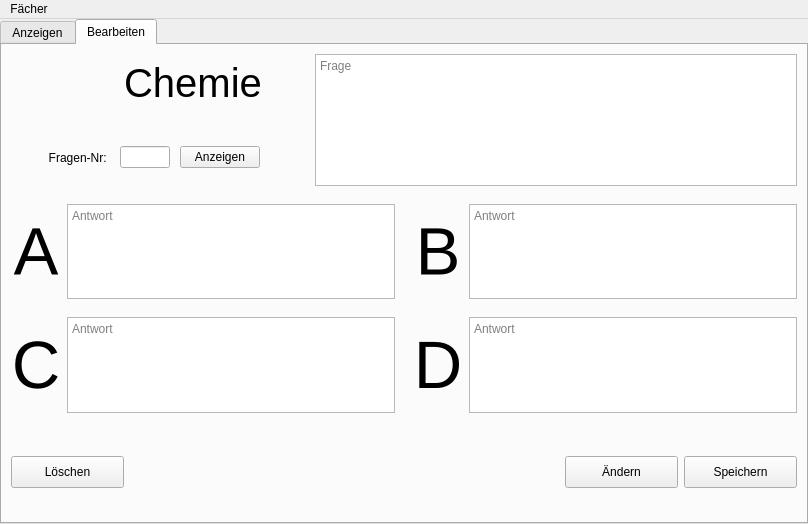
<?xml version="1.0" encoding="UTF-8"?>
<ui version="4.0">
 <class>MainWindow</class>
 <widget class="QMainWindow" name="MainWindow">
  <property name="geometry">
   <rect>
    <x>0</x>
    <y>0</y>
    <width>808</width>
    <height>524</height>
   </rect>
  </property>
  <property name="windowTitle">
   <string>db app</string>
  </property>
  <widget class="QWidget" name="centralwidget">
   <property name="styleSheet">
    <string notr="true">.QFrame{
	border: none;
}</string>
   </property>
   <layout class="QHBoxLayout" name="horizontalLayout">
    <property name="spacing">
     <number>0</number>
    </property>
    <property name="leftMargin">
     <number>0</number>
    </property>
    <property name="topMargin">
     <number>0</number>
    </property>
    <property name="rightMargin">
     <number>0</number>
    </property>
    <property name="bottomMargin">
     <number>0</number>
    </property>
    <item>
     <widget class="QTabWidget" name="tabWidget">
      <property name="currentIndex">
       <number>1</number>
      </property>
      <widget class="QWidget" name="tab">
       <attribute name="title">
        <string>Anzeigen</string>
       </attribute>
       <layout class="QVBoxLayout" name="verticalLayout">
        <item>
         <widget class="QTableWidget" name="tableWidget">
          <property name="rowCount">
           <number>0</number>
          </property>
          <property name="columnCount">
           <number>6</number>
          </property>
          <column/>
          <column/>
          <column/>
          <column/>
          <column/>
          <column/>
         </widget>
        </item>
       </layout>
      </widget>
      <widget class="QWidget" name="tab_2">
       <attribute name="title">
        <string>Bearbeiten</string>
       </attribute>
       <layout class="QVBoxLayout" name="verticalLayout_3">
        <property name="spacing">
         <number>0</number>
        </property>
        <property name="leftMargin">
         <number>0</number>
        </property>
        <property name="topMargin">
         <number>0</number>
        </property>
        <property name="rightMargin">
         <number>0</number>
        </property>
        <property name="bottomMargin">
         <number>0</number>
        </property>
        <item>
         <widget class="QFrame" name="frame">
          <property name="frameShape">
           <enum>QFrame::StyledPanel</enum>
          </property>
          <property name="frameShadow">
           <enum>QFrame::Raised</enum>
          </property>
          <layout class="QHBoxLayout" name="horizontalLayout_2">
           <property name="spacing">
            <number>0</number>
           </property>
           <property name="leftMargin">
            <number>0</number>
           </property>
           <property name="topMargin">
            <number>0</number>
           </property>
           <property name="rightMargin">
            <number>0</number>
           </property>
           <property name="bottomMargin">
            <number>0</number>
           </property>
           <item>
            <widget class="QFrame" name="frame_4">
             <property name="minimumSize">
              <size>
               <width>300</width>
               <height>150</height>
              </size>
             </property>
             <property name="frameShape">
              <enum>QFrame::StyledPanel</enum>
             </property>
             <property name="frameShadow">
              <enum>QFrame::Raised</enum>
             </property>
             <layout class="QVBoxLayout" name="verticalLayout_6">
              <property name="spacing">
               <number>0</number>
              </property>
              <property name="leftMargin">
               <number>0</number>
              </property>
              <property name="topMargin">
               <number>0</number>
              </property>
              <property name="rightMargin">
               <number>0</number>
              </property>
              <property name="bottomMargin">
               <number>0</number>
              </property>
              <item>
               <widget class="QFrame" name="frame_12">
                <property name="frameShape">
                 <enum>QFrame::StyledPanel</enum>
                </property>
                <property name="frameShadow">
                 <enum>QFrame::Raised</enum>
                </property>
                <layout class="QHBoxLayout" name="horizontalLayout_10">
                 <item>
                  <widget class="QLabel" name="label_Logo">
                   <property name="maximumSize">
                    <size>
                     <width>72</width>
                     <height>48</height>
                    </size>
                   </property>
                   <property name="text">
                    <string/>
                   </property>
                  </widget>
                 </item>
                 <item>
                  <widget class="QLabel" name="label_Fach">
                   <property name="font">
                    <font>
                     <pointsize>30</pointsize>
                    </font>
                   </property>
                   <property name="text">
                    <string>Chemie</string>
                   </property>
                   <property name="alignment">
                    <set>Qt::AlignCenter</set>
                   </property>
                  </widget>
                 </item>
                </layout>
               </widget>
              </item>
              <item>
               <widget class="QFrame" name="frame_13">
                <property name="frameShape">
                 <enum>QFrame::StyledPanel</enum>
                </property>
                <property name="frameShadow">
                 <enum>QFrame::Raised</enum>
                </property>
                <layout class="QHBoxLayout" name="horizontalLayout_8">
                 <property name="spacing">
                  <number>10</number>
                 </property>
                 <property name="leftMargin">
                  <number>0</number>
                 </property>
                 <property name="topMargin">
                  <number>0</number>
                 </property>
                 <property name="rightMargin">
                  <number>0</number>
                 </property>
                 <property name="bottomMargin">
                  <number>0</number>
                 </property>
                 <item>
                  <spacer name="horizontalSpacer">
                   <property name="orientation">
                    <enum>Qt::Horizontal</enum>
                   </property>
                   <property name="sizeHint" stdset="0">
                    <size>
                     <width>40</width>
                     <height>20</height>
                    </size>
                   </property>
                  </spacer>
                 </item>
                 <item>
                  <widget class="QLabel" name="label_6">
                   <property name="maximumSize">
                    <size>
                     <width>100</width>
                     <height>16777215</height>
                    </size>
                   </property>
                   <property name="text">
                    <string>Fragen-Nr: </string>
                   </property>
                   <property name="alignment">
                    <set>Qt::AlignRight|Qt::AlignTrailing|Qt::AlignVCenter</set>
                   </property>
                  </widget>
                 </item>
                 <item>
                  <widget class="QLineEdit" name="lineEdit_id">
                   <property name="maximumSize">
                    <size>
                     <width>50</width>
                     <height>16777215</height>
                    </size>
                   </property>
                  </widget>
                 </item>
                 <item>
                  <widget class="QPushButton" name="btn_show">
                   <property name="text">
                    <string>Anzeigen</string>
                   </property>
                  </widget>
                 </item>
                 <item>
                  <spacer name="horizontalSpacer_2">
                   <property name="orientation">
                    <enum>Qt::Horizontal</enum>
                   </property>
                   <property name="sizeHint" stdset="0">
                    <size>
                     <width>40</width>
                     <height>20</height>
                    </size>
                   </property>
                  </spacer>
                 </item>
                </layout>
               </widget>
              </item>
             </layout>
            </widget>
           </item>
           <item>
            <widget class="QFrame" name="frame_5">
             <property name="minimumSize">
              <size>
               <width>500</width>
               <height>0</height>
              </size>
             </property>
             <property name="frameShape">
              <enum>QFrame::StyledPanel</enum>
             </property>
             <property name="frameShadow">
              <enum>QFrame::Raised</enum>
             </property>
             <layout class="QVBoxLayout" name="verticalLayout_5">
              <item>
               <widget class="QTextEdit" name="textEdit">
                <property name="placeholderText">
                 <string>Frage</string>
                </property>
               </widget>
              </item>
             </layout>
            </widget>
           </item>
          </layout>
         </widget>
        </item>
        <item>
         <widget class="QFrame" name="frame_2">
          <property name="frameShape">
           <enum>QFrame::StyledPanel</enum>
          </property>
          <property name="frameShadow">
           <enum>QFrame::Raised</enum>
          </property>
          <layout class="QHBoxLayout" name="horizontalLayout_3">
           <property name="spacing">
            <number>0</number>
           </property>
           <property name="leftMargin">
            <number>0</number>
           </property>
           <property name="topMargin">
            <number>0</number>
           </property>
           <property name="rightMargin">
            <number>0</number>
           </property>
           <property name="bottomMargin">
            <number>0</number>
           </property>
           <item>
            <widget class="QFrame" name="frame_6">
             <property name="frameShape">
              <enum>QFrame::StyledPanel</enum>
             </property>
             <property name="frameShadow">
              <enum>QFrame::Raised</enum>
             </property>
             <layout class="QVBoxLayout" name="verticalLayout_2">
              <property name="spacing">
               <number>0</number>
              </property>
              <property name="leftMargin">
               <number>0</number>
              </property>
              <property name="topMargin">
               <number>0</number>
              </property>
              <property name="rightMargin">
               <number>0</number>
              </property>
              <property name="bottomMargin">
               <number>0</number>
              </property>
              <item>
               <widget class="QFrame" name="frame_8">
                <property name="minimumSize">
                 <size>
                  <width>389</width>
                  <height>100</height>
                 </size>
                </property>
                <property name="frameShape">
                 <enum>QFrame::StyledPanel</enum>
                </property>
                <property name="frameShadow">
                 <enum>QFrame::Raised</enum>
                </property>
                <layout class="QHBoxLayout" name="horizontalLayout_4">
                 <item>
                  <widget class="QLabel" name="label">
                   <property name="minimumSize">
                    <size>
                     <width>50</width>
                     <height>0</height>
                    </size>
                   </property>
                   <property name="font">
                    <font>
                     <pointsize>50</pointsize>
                    </font>
                   </property>
                   <property name="text">
                    <string>A</string>
                   </property>
                   <property name="alignment">
                    <set>Qt::AlignCenter</set>
                   </property>
                  </widget>
                 </item>
                 <item>
                  <widget class="QTextEdit" name="textEdit_A">
                   <property name="placeholderText">
                    <string>Antwort</string>
                   </property>
                  </widget>
                 </item>
                </layout>
               </widget>
              </item>
              <item>
               <widget class="QFrame" name="frame_9">
                <property name="minimumSize">
                 <size>
                  <width>389</width>
                  <height>100</height>
                 </size>
                </property>
                <property name="frameShape">
                 <enum>QFrame::StyledPanel</enum>
                </property>
                <property name="frameShadow">
                 <enum>QFrame::Raised</enum>
                </property>
                <layout class="QHBoxLayout" name="horizontalLayout_6">
                 <item>
                  <widget class="QLabel" name="label_2">
                   <property name="minimumSize">
                    <size>
                     <width>50</width>
                     <height>0</height>
                    </size>
                   </property>
                   <property name="font">
                    <font>
                     <pointsize>50</pointsize>
                    </font>
                   </property>
                   <property name="text">
                    <string>C</string>
                   </property>
                   <property name="alignment">
                    <set>Qt::AlignCenter</set>
                   </property>
                  </widget>
                 </item>
                 <item>
                  <widget class="QTextEdit" name="textEdit_C">
                   <property name="placeholderText">
                    <string>Antwort</string>
                   </property>
                  </widget>
                 </item>
                </layout>
               </widget>
              </item>
             </layout>
            </widget>
           </item>
           <item>
            <widget class="QFrame" name="frame_7">
             <property name="frameShape">
              <enum>QFrame::StyledPanel</enum>
             </property>
             <property name="frameShadow">
              <enum>QFrame::Raised</enum>
             </property>
             <layout class="QVBoxLayout" name="verticalLayout_4">
              <property name="spacing">
               <number>0</number>
              </property>
              <property name="leftMargin">
               <number>0</number>
              </property>
              <property name="topMargin">
               <number>0</number>
              </property>
              <property name="rightMargin">
               <number>0</number>
              </property>
              <property name="bottomMargin">
               <number>0</number>
              </property>
              <item>
               <widget class="QFrame" name="frame_10">
                <property name="minimumSize">
                 <size>
                  <width>389</width>
                  <height>100</height>
                 </size>
                </property>
                <property name="frameShape">
                 <enum>QFrame::StyledPanel</enum>
                </property>
                <property name="frameShadow">
                 <enum>QFrame::Raised</enum>
                </property>
                <layout class="QHBoxLayout" name="horizontalLayout_5">
                 <item>
                  <widget class="QLabel" name="label_3">
                   <property name="minimumSize">
                    <size>
                     <width>50</width>
                     <height>0</height>
                    </size>
                   </property>
                   <property name="font">
                    <font>
                     <pointsize>50</pointsize>
                    </font>
                   </property>
                   <property name="text">
                    <string>B</string>
                   </property>
                   <property name="alignment">
                    <set>Qt::AlignCenter</set>
                   </property>
                  </widget>
                 </item>
                 <item>
                  <widget class="QTextEdit" name="textEdit_B">
                   <property name="placeholderText">
                    <string>Antwort</string>
                   </property>
                  </widget>
                 </item>
                </layout>
               </widget>
              </item>
              <item>
               <widget class="QFrame" name="frame_11">
                <property name="minimumSize">
                 <size>
                  <width>389</width>
                  <height>100</height>
                 </size>
                </property>
                <property name="frameShape">
                 <enum>QFrame::StyledPanel</enum>
                </property>
                <property name="frameShadow">
                 <enum>QFrame::Raised</enum>
                </property>
                <layout class="QHBoxLayout" name="horizontalLayout_7">
                 <item>
                  <widget class="QLabel" name="label_4">
                   <property name="minimumSize">
                    <size>
                     <width>50</width>
                     <height>0</height>
                    </size>
                   </property>
                   <property name="font">
                    <font>
                     <pointsize>50</pointsize>
                    </font>
                   </property>
                   <property name="text">
                    <string>D</string>
                   </property>
                   <property name="alignment">
                    <set>Qt::AlignCenter</set>
                   </property>
                  </widget>
                 </item>
                 <item>
                  <widget class="QTextEdit" name="textEdit_D">
                   <property name="placeholderText">
                    <string>Antwort</string>
                   </property>
                  </widget>
                 </item>
                </layout>
               </widget>
              </item>
             </layout>
            </widget>
           </item>
          </layout>
         </widget>
        </item>
        <item>
         <widget class="QFrame" name="frame_3">
          <property name="minimumSize">
           <size>
            <width>0</width>
            <height>100</height>
           </size>
          </property>
          <property name="maximumSize">
           <size>
            <width>16777215</width>
            <height>100</height>
           </size>
          </property>
          <property name="frameShape">
           <enum>QFrame::StyledPanel</enum>
          </property>
          <property name="frameShadow">
           <enum>QFrame::Raised</enum>
          </property>
          <layout class="QHBoxLayout" name="horizontalLayout_9">
           <item>
            <widget class="QPushButton" name="btn_del">
             <property name="minimumSize">
              <size>
               <width>113</width>
               <height>32</height>
              </size>
             </property>
             <property name="maximumSize">
              <size>
               <width>113</width>
               <height>32</height>
              </size>
             </property>
             <property name="text">
              <string>Löschen</string>
             </property>
            </widget>
           </item>
           <item>
            <spacer name="horizontalSpacer_3">
             <property name="orientation">
              <enum>Qt::Horizontal</enum>
             </property>
             <property name="sizeHint" stdset="0">
              <size>
               <width>543</width>
               <height>20</height>
              </size>
             </property>
            </spacer>
           </item>
           <item>
            <widget class="QPushButton" name="btn_change">
             <property name="minimumSize">
              <size>
               <width>113</width>
               <height>32</height>
              </size>
             </property>
             <property name="maximumSize">
              <size>
               <width>113</width>
               <height>32</height>
              </size>
             </property>
             <property name="text">
              <string>Ändern</string>
             </property>
            </widget>
           </item>
           <item>
            <widget class="QPushButton" name="btn_safe">
             <property name="minimumSize">
              <size>
               <width>113</width>
               <height>32</height>
              </size>
             </property>
             <property name="maximumSize">
              <size>
               <width>113</width>
               <height>32</height>
              </size>
             </property>
             <property name="text">
              <string>Speichern</string>
             </property>
            </widget>
           </item>
          </layout>
         </widget>
        </item>
       </layout>
      </widget>
     </widget>
    </item>
   </layout>
  </widget>
  <widget class="QMenuBar" name="menubar">
   <property name="geometry">
    <rect>
     <x>0</x>
     <y>0</y>
     <width>808</width>
     <height>37</height>
    </rect>
   </property>
   <widget class="QMenu" name="menuMen">
    <property name="enabled">
     <bool>true</bool>
    </property>
    <property name="title">
     <string>Fächer</string>
    </property>
    <addaction name="action_Mathe"/>
    <addaction name="action_Physik"/>
    <addaction name="action_Chemie"/>
   </widget>
   <addaction name="menuMen"/>
  </widget>
  <action name="action_Mathe">
   <property name="checkable">
    <bool>false</bool>
   </property>
   <property name="enabled">
    <bool>true</bool>
   </property>
   <property name="text">
    <string>Mathematik</string>
   </property>
  </action>
  <action name="action_Physik">
   <property name="checkable">
    <bool>false</bool>
   </property>
   <property name="enabled">
    <bool>true</bool>
   </property>
   <property name="text">
    <string>Physik</string>
   </property>
  </action>
  <action name="action_Chemie">
   <property name="text">
    <string>Chemie</string>
   </property>
  </action>
 </widget>
 <resources/>
 <connections/>
</ui>
